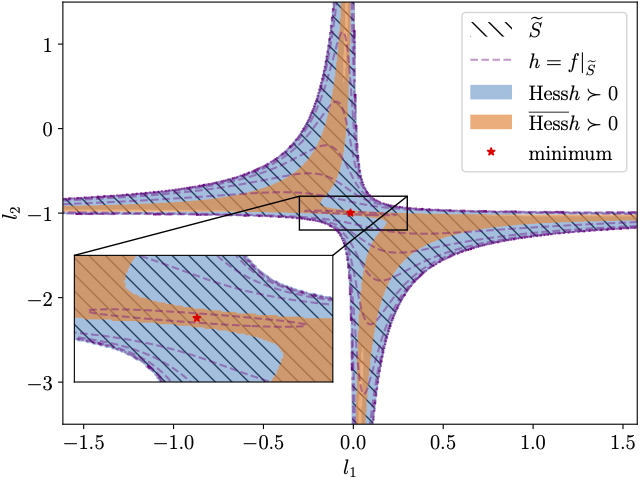

The script that saved this image:
# Code to generate Fig. 1
import numpy as np
import scipy.linalg as la
from scipy.optimize import fsolve
import control as ctr
import pickle

import matplotlib.pyplot as plt
from matplotlib import ticker, cm
from mpl_toolkits.axes_grid1.inset_locator import (InsetPosition, mark_inset)


plt.rcParams.update(plt.rcParamsDefault)
plt.rcParams['mathtext.fontset'] = 'stix'
plt.rcParams['font.family'] = 'STIXGeneral'
plt.rcParams['font.size'] = 15


def lyap(input_A, input_Q):
    # This lyap() function solves lyapunov equation as defined in our paper, i.e. AYA^T + Q = Y ;
    # so be careful with the version of scipy
    return la.solve_discrete_lyapunov(input_A, input_Q)


def A_cl(K):
    # close-loop system
    return A + B @ K


def P(K):
    # cost matrix
    return lyap(A_cl(K).T, K.T @ R @ K + Q)


def Y(K):
    # the matrix that induces the metric
    return lyap(A_cl(K), sigma)


def partial(p, q):
    # returns the coordinate tangent vectors under the natural identification
    temp = np.zeros((B.shape[1],B.shape[0]))
    temp[p, q] = 1
    return temp


def diff_Y(K, p, q):
    # differential of Y_K acting on partial_pq
    return lyap(A_cl(K), B @ partial(p, q) @ Y(K) @ A_cl(K).T + A_cl(K) @ Y(K) @ partial(p, q).T @ B.T)


def grad_f(K):
    # grad f at K
    return R @ K + B.T @ P(K) @ A_cl(K)


def S_K_E(K, E):
    return lyap(A_cl(K).T, E.T @ grad_f(K) + grad_f(K).T @ E)


def S_K_tensor(K):
    # outputs a tensor S_K_out where S_K_out[p][q] = S_K_E(K,partial_pq)
    S_K_out = {}
    for p in range(m):
        for q in range(n):
            S_K_out[p, q] = S_K_E(K, partial(p, q))
    return S_K_out


def christoffel(K, connection):
    # outputs the Christoffel symbol of [i, j, k, l, p, q] at K  as christ_out[i, j, k, l, p, q]
    inv_Y = la.inv(Y(K))
    diff_Y_pq = {}
    mult_diff_Y_inv = {}
    for p in range(m):
        for q in range(n):
            diff_Y_pq[p, q] = diff_Y(K, p, q)
            mult_diff_Y_inv[p, q] = diff_Y_pq[p, q] @ inv_Y

    if connection == 'Riemannian':
        christ_out = np.zeros((m, n, m, n, m, n))
        for i in range(m):
            for j in range(n):
                for k in range(m):
                    for l in range(n):
                        for p in range(m):
                            for q in range(n):
                                if i != p and i != k and k != p:
                                    christ_out[i, j, k, l, p, q] = 0
                                elif i != p and i == k:
                                    christ_out[i, j, k, l, p, q] = 0.5 * mult_diff_Y_inv[p, q][l, j]
                                elif i != k and i == p:
                                    christ_out[i, j, k, l, p, q] = 0.5 * mult_diff_Y_inv[k, l][q, j]
                                elif i != k and p == k:
                                    christ_out[i, j, k, l, p, q] = - 0.5 * np.sum([diff_Y_pq[i, s][q, l] * inv_Y[s, j]
                                                                                   for s in range(n)])
                                elif i == k and i == p:
                                    christ_out[i, j, k, l, p, q] = 0.5 * np.sum(
                                        [(diff_Y_pq[i, l][q, s] + diff_Y_pq[i, q][l, s]
                                          - diff_Y_pq[i, s][q, l]) * inv_Y[s, j]
                                         for s in range(n)])
    elif connection == 'Euclidean':
        christ_out = np.zeros((m, n, m, n, m, n))
    return christ_out


def cov_hess_h(K, con):
    # outputs the coefficients of the covariant derivative of f cov_hess_out where
    # cov_hess_out[k,l,p,q] = <Hess_f [partial_kl], partial_pq>

    Y_K = Y(K)
    P_K = P(K)
    proj_grad_f_K = tan_proj(K,grad_f(K))
    Gamma = christoffel(K, con)
    S_K = S_K_tensor(K)

    cov_hess_out = np.zeros((m, n, m, n))
    for k in range(m):
        for l in range(n):
            for p in range(m):
                for q in range(n):
                    if Kappa[k, l] == 1 and Kappa[p, q] == 1:
                        gamma_matrix_ij = np.array([[Gamma[i, j, k, l, p, q] for j in range(n)] for i in range(m)])
                        cov_hess_out[k, l, p, q] = metric(partial(k, l), B.T @ S_K[p, q] @ A_cl(K), Y_K) \
                                                   + metric(partial(p, q), (B.T @ S_K[k, l] @ A_cl(K) +
                                                                                 (R + B.T @ P_K @ B) @ partial(k, l)), Y_K) \
                                                   - metric(proj_grad_f_K, gamma_matrix_ij, Y_K)
    return cov_hess_out


def coordinate2matrix(input_matrix):
    output_matrix = np.zeros((m * n, m * n))
    for p in range(m):
        for q in range(n):
            output_matrix[p * n + q, :] = np.reshape(input_matrix[p, q, :, :], -1)
    return output_matrix


def euc_proj(E):
    # outputs the Euclidean projection of E on a linear subspace kappa
    return E * Kappa


def proj_equations(inputs, *data):
    K, E, indices = data
    E_projected = insert_sparsity(inputs)
    eq_out = euc_proj((E - E_projected) @ Y(K))
    return eq_out.ravel()[indices]


def tan_proj(K, E):
    # outputs the tangential projection of E on to the tangent space of the submanifold at K
    indices = [i for i, x in enumerate(Kappa.ravel() == 1) if x]
    output = fsolve(proj_equations, euc_proj(E).ravel()[indices], args=(K, E, indices))
    return insert_sparsity(output)


def proj_partial(K):
    # returns proj_partial_tensor, where proj_partial_tensor[p][q] is the tangential projection of partial_pq
    proj_partial_tensor = {}
    for p in range(m):
        for q in range(n):
            proj_partial_tensor[p, q] = tan_proj(K, partial(p, q))
    return proj_partial_tensor


def insert_sparsity(parameters):
    E_out = np.zeros(Kappa.size)
    counter = 0
    for i in range(Kappa.size):
        if Kappa.ravel()[i] != 0:
            E_out[i] = parameters[counter]
            counter += 1
    return E_out.reshape(Kappa.shape)


def equations_newton_direction(inputs, *data):
    K, indices, con = data

    newton_dir_out = insert_sparsity(inputs)

    # computing a matrix of hessian consisting
    cov_hessian = cov_hess_h(K, con)
    grad_h_K = tan_proj(K, grad_f(K))
    Y_K = Y(K)

    equation = np.zeros_like(K)
    for i in range(m):
        for j in range(n):
            if Kappa[i, j] == 1:
                equation[i, j] = metric(grad_h_K, partial(i, j), Y_K)
                for p in range(m):
                    for q in range(n):
                        equation[i, j] = equation[i, j] + newton_dir_out[p, q] * cov_hessian[p, q, i, j]
    return equation.ravel()[indices]


def newton_direction(K, con):
    indices = [i for i, x in enumerate(Kappa.ravel() == 1) if x]
    output = fsolve(equations_newton_direction, tan_proj(K, grad_f(K)).ravel()[indices],
                    args=(K, indices, con))
    return insert_sparsity(output)


def heuristic_equations_direction(inputs, *data):
    K, indices, con = data

    dir_out = insert_sparsity(inputs)
    grad_h_K = tan_proj(K, grad_f(K))
    if con =='Riemannian':
        equation = tan_proj(K, (R + B.T @ P(K) @ B) @ dir_out) + grad_h_K
    elif con =='Euclidean':
        equation = euc_proj((R + B.T @ P(K) @ B) @ dir_out) + grad_h_K
    return equation.ravel()[indices]


def heuristic_direction(K, con):
    indices = [i for i, x in enumerate(Kappa.ravel() == 1) if x]
    output = fsolve(heuristic_equations_direction, tan_proj(K, grad_f(K)).ravel()[indices], args=(K, indices, con))
    return insert_sparsity(output)


def lqr_cost(K):
    if np.max(np.abs(la.eigvals(A_cl(K)))) > 1:
        print('The controller is not stabilizing')
        cost = np.infty
    else:
        cost = 0.5 * np.trace(P(K) @ sigma)
    return cost


def rnorm(K, E):
    return np.trace(E.T @ E @ Y(K))


def metric(E, F, Y):
    return np.trace(E.T @ F @ Y)


def stepsize_bound(K, G):
    return np.min(np.abs(la.eigvals(K.T @ R @ K + Q))) * np.min(np.abs(la.eigvals(sigma))) / (2 * np.max(np.abs(la.eigvals(P(K)))) * la.norm(B @ G))


def my_opt_solver(T, K0):



    # ### Learning the optimal structured LQR controller via our algorithm with Riemannian Connection ##############
    # choose the stepsize rule to be 'constant' or 'best'
    stepsize_rule = 'best'

    K_r = [K0]
    nd_r = []
    const_r = []
    eta_r = []
    for _ in range(T):
        if np.max(np.abs(la.eigvals(A_cl(K_r[-1])))) > 1:
            print('Unstable controller in our Alternative algorithm (Riemannian con.) at iteration = ', _)

        # computing newton direction
        nd_r.append(newton_direction(K_r[-1], 'Riemannian'))

        # computing stepsize

        const_r.append(stepsize_bound(K_r[-1], nd_r[-1]))
        if stepsize_rule == 'best':
            eta_r.append(np.min([1, const_r[-1]]))
        elif stepsize_rule == 'constant':
            eta_r.append(const_r[0])

        K_new_r = K_r[-1] + eta_r[-1] * nd_r[-1]
        K_r.append(K_new_r)

    if np.min(la.eigvals(coordinate2matrix(cov_hess_h(K_r[-1], 'Riemannian')))) < -1.0e-10:
        print('The Riemmanian Hessian is not positive definite')
    if la.norm(tan_proj(K_r[-1], grad_f(K_r[-1]))) > 1.0e-5:
        print('The grad h is not zero yet (ours - Riemannian connection)...')

    # ######### Learning the optimal structured LQR controller via our algorithm with Euclidean Connection ############
    stepsize_rule = 'best'
    K_euc = [K0]
    nd_euc = []
    const_euc = []
    eta_euc = []
    for _ in range(T):
        if np.max(np.abs(la.eigvals(A_cl(K_euc[-1])))) > 1:
            print('Unstable controller in our algorithm (Euclidean con.) at iteration = ', _)

        # computing newton direction
        nd_euc.append(newton_direction(K_euc[-1], 'Euclidean'))

        # computing stepsize
        const_euc.append(stepsize_bound(K_euc[-1], nd_euc[-1]))
        if stepsize_rule == 'best':
            eta_euc.append(np.min([1, const_euc[-1]]))
        elif stepsize_rule == 'constant':
            eta_euc.append(const_euc[0])

        K_new_euc = K_euc[-1] + eta_euc[-1] * nd_euc[-1]
        K_euc.append(K_new_euc)

    if np.min(la.eigvals(coordinate2matrix(cov_hess_h(K_euc[-1], 'Euclidean')))) < -1.0e-10:
        print('The Euclidean Hessian is not positive definite')
    if la.norm(tan_proj(K_euc[-1], grad_f(K_euc[-1]))) > 1.0e-5:
        print('The grad h is not zero yet (ours - Euclidean con.)...')

    # ################## Learning the optimal structured LQR controller via Euclidean projected gradient ##############
    stepsize_rule = 'constant'
    K_pg = [K0]
    pg_direction = []
    const_pg = []
    eta_pg = []
    T_pg = T
    for _ in range(T_pg):
        if np.max(np.abs(la.eigvals(A_cl(K_pg[-1])))) > 1:
            print('Unstable controller in projected-gradient (Euclidean) algorithm at iteration = ', _)

        gradient_f = grad_f(K_pg[-1]) @ Y(K_pg[-1])
        pg_direction.append(euc_proj(gradient_f))

        # computing stepsize
        const_pg.append(stepsize_bound(K_pg[-1], pg_direction[-1]))

        if stepsize_rule == 'best':
            eta_pg.append(np.min([0.5 / lqr_cost(K_pg[0]), const_pg[-1]]))
        elif stepsize_rule == 'constant':
            eta_pg.append(const_pg[0])

        K_new_pg = K_pg[-1] - eta_pg[-1] * pg_direction[-1]
        K_pg.append(K_new_pg)

    # ##########################################  plotting the results #############################################
    # convergence plot assuming the best optimal computed numerically
    if (Kappa.ravel() == 1).all():
        K_opt = K_lqr
    else:
        last_iterates = [K_r[-1], K_euc[-1],  K_pg[-1]]
        num_optimal = list(map(lqr_cost, last_iterates))
        K_opt = last_iterates[num_optimal.index(min(num_optimal))]


    try:
        stepsize_one_r = eta_r.index(1)
    except:
        stepsize_one_r = np.nan

    try:
        stepsize_one_euc = eta_euc.index(1)
    except:
        stepsize_one_euc = np.nan

    return K_r, K_euc, K_pg, K_opt, [stepsize_one_r, stepsize_one_euc]


if __name__ == '__main__':
    # problem parameters
    A = np.array([[0.8, 1.], [0, 0.9]])
    B = np.array([[0., 1], [1., 0]])
    n, m = B.shape
    Q = 1 * np.array([[10, 0],
                      [0, 0.5]])
    R = 0.1 * np.eye(m)
    sigma = 1 * np.array([[1, 0],
                          [0, 5]])

    Kappa = np.array([[1, 0],
                      [0, 1]])
    indices = [i for i, x in enumerate(Kappa.ravel() == 1) if x]

    # controllability/observability check
    if np.linalg.matrix_rank(ctr.ctrb(A, B)) < n:
        print('The (A,B) pair is not controllable')

    # optimal unstructured state-feedback discrete-time infinite-horizon LQR controller
    P_lqr = la.solve_discrete_are(A, B, Q, R)
    K_lqr = -la.inv(R + B.T @ P_lqr @ B) @ B.T @ P_lqr @ A


    K_0 = [insert_sparsity([-0.05,-1.3])]
    T = [100]

    for i in range(len(K_0)):
        K_r, K_euc, K_pg, K_opt, stepone = my_opt_solver(T[i], K_0[i])
        T_plot = T[i]

    x = np.arange(-1.6, 1.6, 0.005)
    y = np.arange(-2.5, 2.5, 0.005)
    X_, Y_ = np.meshgrid(x, y)


     ################## main computation ######################
     cost = np.array(list(map(lambda i, j: lqr_cost(K_opt + insert_sparsity([i, j])) if np.max(
         np.abs(la.eigvals(A_cl(K_opt + insert_sparsity([i, j]))))) < 1 else np.infty, np.ravel(X_), np.ravel(Y_))))
     Z_ = cost.reshape(X_.shape)
    
     Euc_hess_pos = np.array(list(map(lambda i, j: 1 if np.max(
         np.abs(la.eigvals(A_cl(K_opt + insert_sparsity([i, j]))))) < 1 and np.min(la.eigvals(coordinate2matrix(cov_hess_h(K_opt + insert_sparsity([i, j]), 'Euclidean'))[np.ix_([0,3],[0,3])])) > 0 else 0, np.ravel(X_), np.ravel(Y_))))
     pEuc_ = Euc_hess_pos.reshape(X_.shape)
    
     Riem_hess_pos = np.array(list(map(lambda i, j: 1 if np.max(
         np.abs(la.eigvals(A_cl(K_opt + insert_sparsity([i, j]))))) < 1 and np.min(la.eigvals(
         coordinate2matrix(cov_hess_h(K_opt + insert_sparsity([i, j]), 'Riemannian'))[
             np.ix_([0, 3], [0, 3])])) > 0 else 0, np.ravel(X_), np.ravel(Y_))))
     pRiem_ = Riem_hess_pos.reshape(X_.shape)


    
     nd_max = 10
     stepsize_one_poss = 0 * pEuc_
     for ind_1 in range(X_.shape[0]):
         for ind_2 in range(X_.shape[1]):
             if pEuc_[ind_1, ind_2] == 1:
                 K_new = K_opt + insert_sparsity([X_[ind_1, ind_2], Y_[ind_1, ind_2]])
                 for kk in range(nd_max):
                     nd = newton_direction(K_new, 'Euclidean')
                     if la.norm(nd) < 1e-15:
                         stepsize_one_poss[ind_1, ind_2] = 1
                         break
                     elif np.max(np.abs(la.eigvals(A_cl(K_new + nd)))) < 1:
                         K_new = K_new + nd
                         stepsize_one_poss[ind_1, ind_2] = 1
                     else:
                         stepsize_one_poss[ind_1, ind_2] = 0
                         break
     is_stepsize_one = stepsize_one_poss.reshape(X_.shape)

    # ############################### level-curve plot lqr cost
    fig = plt.figure()
    ax1 = fig.add_subplot(111)

    count0 = ax1.contourf(K_opt.ravel()[indices][0] + X_, K_opt.ravel()[indices][1] + Y_, Z_,
                          levels=lqr_cost(K_opt) * np.array([0, 1e+15]),
                          colors='none', hatches=['\\\\'])

    count1 = ax1.contourf(K_opt.ravel()[indices][0] + X_, K_opt.ravel()[indices][1] + Y_, pRiem_, levels=[0.1, 1.1],
                          cmap=cm.winter, alpha=0.5)

    count2 = ax1.contourf(K_opt.ravel()[indices][0] + X_, K_opt.ravel()[indices][1] + Y_, pEuc_, levels=[0.1, 1.1],
                          cmap=cm.Oranges, alpha=0.7)

    count3 = ax1.contour(K_opt.ravel()[indices][0] + X_, K_opt.ravel()[indices][1] + Y_, Z_,
                         levels=lqr_cost(K_opt) * np.logspace(0.01, 10, 25),
                         locator=ticker.LogLocator(), colors=['purple'], alpha=0.4, linestyles='dashed')

    count5 = ax1.plot(K_opt.ravel()[indices][0], K_opt.ravel()[indices][1], marker='*', color='red', linestyle='None')

    h1, _ = count1.legend_elements()
    h2, _ = count2.legend_elements()
    h3, _ = count0.legend_elements()
    h4, _ = count3.legend_elements()
    mylegend = [r'$\widetilde{S}$',
                r'$h = f|_{\widetilde{S}}$',
                r'$\mathrm{Hess}h \succ 0$',
                r'$\overline{\mathrm{Hess}}h \succ 0$',
                r'$\mathrm{minimum}$',
                r'$\eta = 1~(\overline{\mathrm{Hess}}h)$']

    ax1.legend([h3[0], h4[1], h1[0], h2[0],  count5[0]], mylegend, loc='upper right')



    # ############# Inner Plot
    ax2 = plt.axes([0, 0, 1, 1])
    ip = InsetPosition(ax1, [0.02, 0.1, 0.45, 0.3])
    ax2.set_axes_locator(ip)
    mark_inset(ax1, ax2, loc1=1, loc2=2, fc="none", ec='black')
    ax2.set(ylim=([-1.2, -0.8]), xlim=([-0.3, 0.3]))
    ax2.contourf(K_opt.ravel()[indices][0] + X_, K_opt.ravel()[indices][1] + Y_, Z_,
                          levels=lqr_cost(K_opt) * np.array([0, 1e+15]),
                          colors='none', hatches=['\\\\'])
    ax2.contourf(K_opt.ravel()[indices][0] + X_, K_opt.ravel()[indices][1] + Y_, pRiem_, levels=[0.1, 1.1],
                 cmap=cm.winter, alpha=0.5)
    ax2.contourf(K_opt.ravel()[indices][0] + X_, K_opt.ravel()[indices][1] + Y_, pEuc_, levels=[0.1, 1.1],
                 cmap=cm.Oranges, alpha=0.7)
    ax2.contour(K_opt.ravel()[indices][0] + X_, K_opt.ravel()[indices][1] + Y_, Z_,
                levels=lqr_cost(K_opt) * np.logspace(0.01, 10, 25),
                locator=ticker.LogLocator(), colors=['purple'], alpha=0.4, linestyles='dashed')

    ax2.plot(K_opt.ravel()[indices][0], K_opt.ravel()[indices][1], marker='*', color='red')

    ax1.set_xlabel('$l_1$')
    ax1.set_ylabel('$l_2$')
    ax2.set_xticklabels('')
    ax2.set_yticklabels('')
    ax2.set_xticks([])
    ax2.set_yticks([])
    fig.tight_layout(pad=0.1)
    plt.show()
    fig.savefig('images/motivation.pdf', format='pdf')
